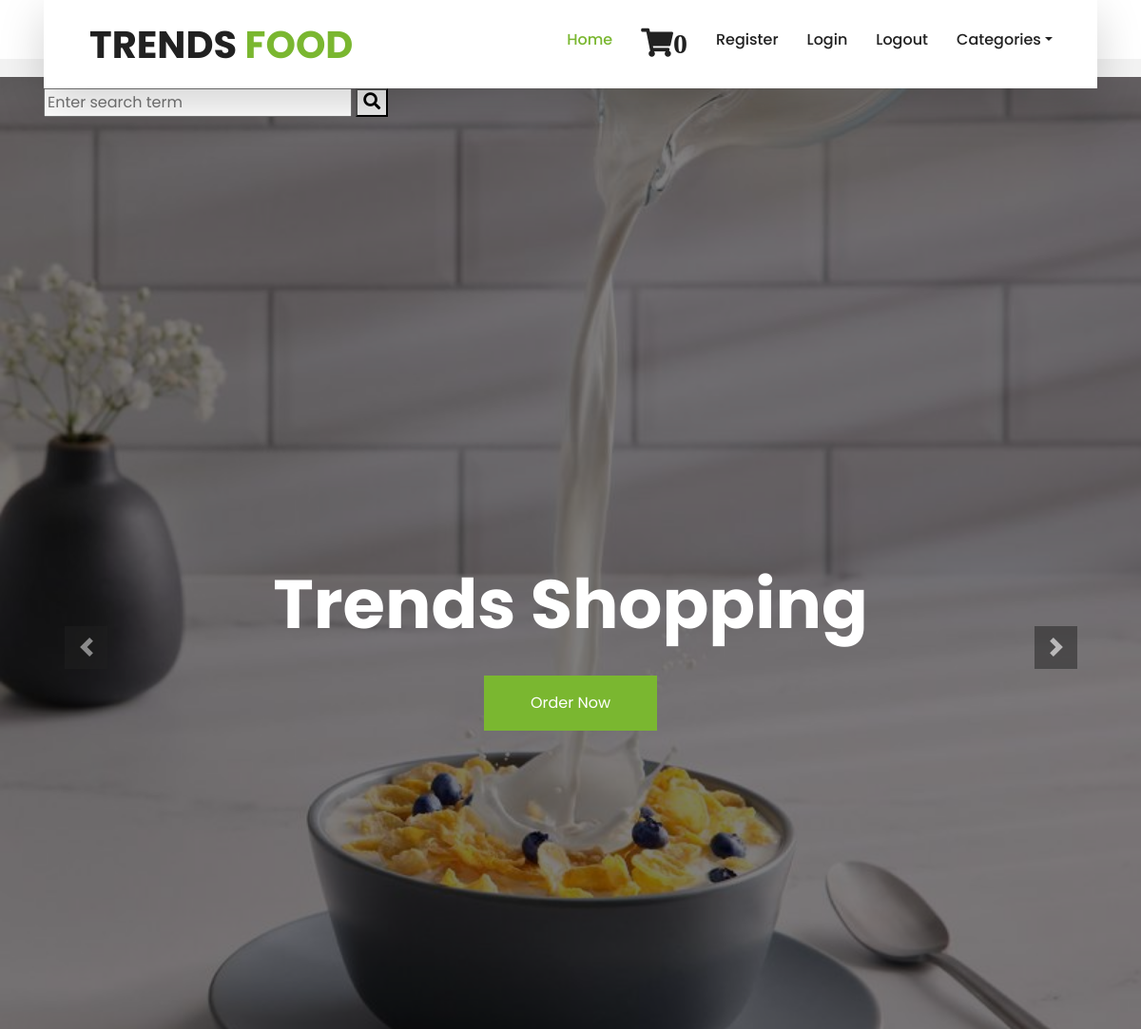
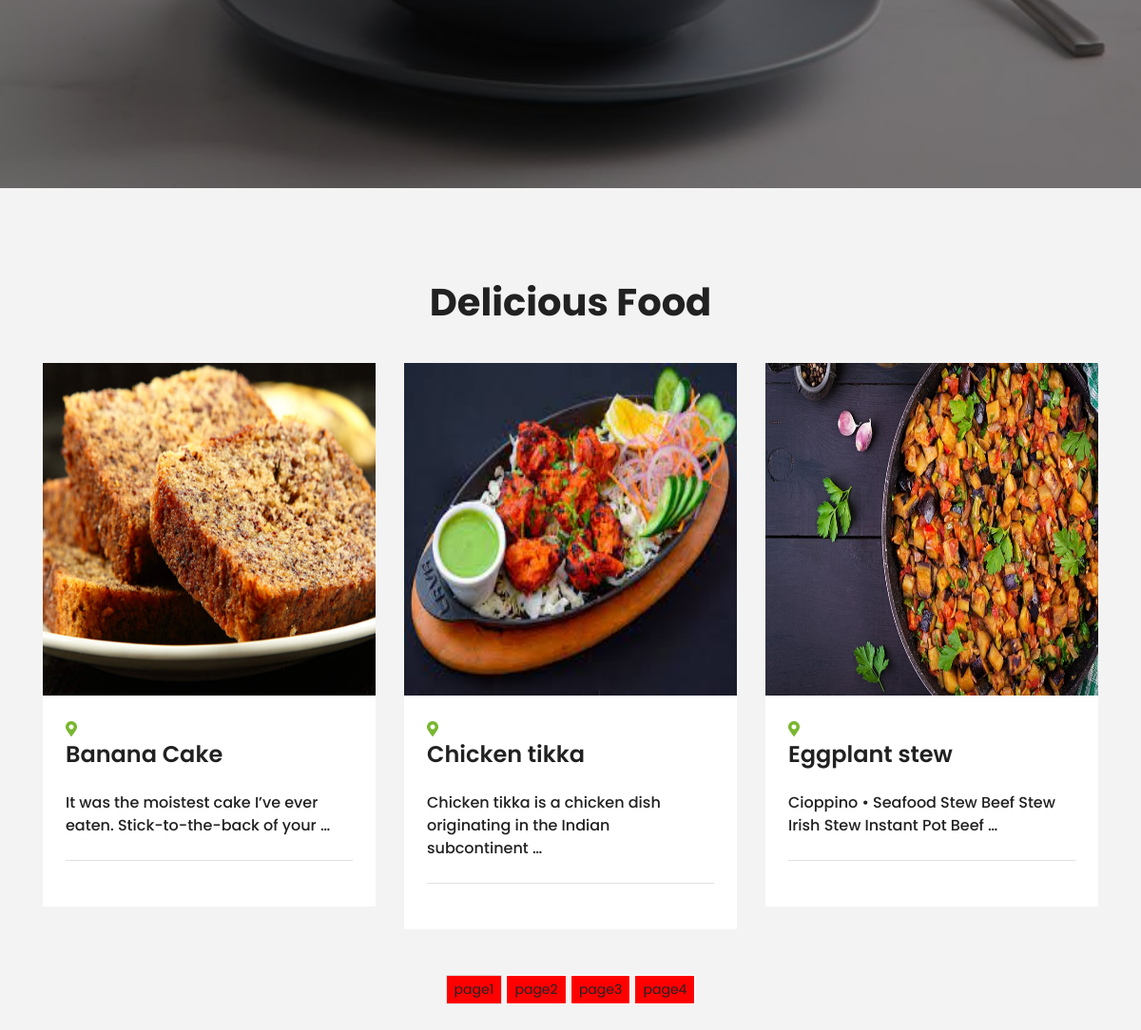
The page / on the database its author committed (2 pictures, top to bottom).
### shop/models.py (models this page shows, shortened)
class products(models.Model):
    name = models.CharField(max_length=200, unique=True)
    slug = models.SlugField(max_length=200, unique=True)
    img = models.ImageField(upload_to='product')
    desc = models.TextField()
    stock = models.IntegerField()
    available = models.BooleanField()
    price = models.IntegerField()
    category = models.ForeignKey(catgry, on_delete=models.CASCADE)
    class Meta:
        ordering = ('name',)
    def get_url(self):
        return reverse('prod_detail', args=[self.category.slug, self.slug])

### shop/views.py (the view)
# urls.py: path('', views.home, name='home'),
def home(request, c_slug=None):
    c_page = None
    prod = None
    if c_slug != None:
        c_page = get_object_or_404(catgry, slug=c_slug)
        prod = products.objects.filter(category=c_page, available=True)
    else:
        prod = products.objects.all().filter(available=True)
    ct = catgry.objects.all()
    paginator = Paginator(prod, 3)  # creating a paginator object,I'm telling paginator to paginate prod queryset in pages of 2
    try:
        page = int(request.GET.get('page', '1'))  # getting the desired page number from url
    except:
        page = 1
    try:
        page_obj = paginator.page(page)  # returns the desired page object,i.e combine all data into page object
    except(EmptyPage, InvalidPage):  # if page is empty then return last page
        page_obj = paginator.page(paginator.num_pages)
    return render(request, 'home.html', {'pr': prod, 'ctg': ct, 'po': page_obj})

### cart/context_processor.py (called while the page is built)
def count(request):
    item_count = 0
    if 'admin' in request.path:
        return {}
    else:
        try:
            ct = cartlist.objects.filter(cart_id=c_id(request))
            cti = items.objects.all().filter(cart=ct[:1])
            for c in cti:
                item_count+=c.quntity
        except cartlist.DoesNotExist:
            item_count = 0
        return dict(itc=item_count)

### cart/views.py (called while the page is built)
def c_id(request):
    ct_id = request.session.session_key
    if not ct_id:
        ct_id = request.session.create()
    return ct_id

### shop/models.py (called while the page is built)
    def get_url(self):
        return reverse('prod_cat', args=[self.slug])

### templates/home.html (shortened to what this page needs)
{% extends 'base.html' %}
{% load static %}
{% block content %}
    <div class="container-fluid p-0">
        <div id="header-carousel" class="carousel slide" data-ride="carousel">
            <div class="carousel-inner">
                <div class="carousel-item active">
                    <img class="w-100" src="{% static 'pr/img/foodpic.jpg' %}" alt="Image">
                    <div class="carousel-caption d-flex flex-column align-items-center justify-content-center">
                        <div class="p-3" style="max-width: 900px;">
                            <h1 class="display-3 text-white mb-md-4">Trends Shopping</h1>
                            <a href="" class="btn btn-primary py-md-3 px-md-5 mt-2">Order Now</a>
                        </div>
                    </div>
                </div>
            </div>
            <a class="carousel-control-prev" href="#header-carousel" data-slide="prev">
                <div class="btn btn-dark" style="width: 45px; height: 45px;">
                    <span class="carousel-control-prev-icon mb-n2"></span>
                </div>
            </a>
            <a class="carousel-control-next" href="#header-carousel" data-slide="next">
                <div class="btn btn-dark" style="width: 45px; height: 45px;">
                    <span class="carousel-control-next-icon mb-n2"></span>
                </div>
            </a>
        </div>
    </div>
    <div class="container-fluid py-5">
        <div class="container pt-5 pb-3">
            <div class="text-center mb-3 pb-3">
                <h1>Delicious Food </h1>
            </div>
            <div class="row">
               {% for i in po.object_list %}
                <div class="col-lg-4 col-md-6 mb-4">
                    <div class="package-item bg-white mb-2">
                        <a href={{i.get_url}}> <img class="img-fluid"  src={{i.img.url}} alt=""></a>
                        <div class="p-4">
                            <div class="d-flex justify-content-between mb-3">
                                <a href={{i.get_url}}> <i class="fa fa-map-marker-alt text-primary mr-2"></i><b><h4>{{i.name}}</h4></b></a>
                          </div>
                           <a class="h6 text-decoration-none" href="{{i.get_url}}">{{i.desc|truncatewords:11}}</a>
                            <div class="border-top mt-4 pt-4">
                          </div>
                        </div>
                  </div>
                </div>
                {% endfor %}
            </div>
    </div>
        <center>
                                {% for j in po.paginator.page_range %}
 <a href="?page={{j}}" class="btn btn-light btn-sm {% if po.number == j %} active {% endif %}" style="background-color:red;">page{{j}}</a>
        {% endfor %}
            </center>
        </div>
{% endblock %}

### templates/base.html (shortened to what this page needs)
{% load static %}
<!DOCTYPE html>
<html lang="en">
<head>
    <link href="https://cdnjs.cloudflare.com/ajax/libs/font-awesome/5.10.0/css/all.min.css" rel="stylesheet">
    <link href="{% static 'pr/lib/owlcarousel/assets/owl.carousel.min.css' %}" rel="stylesheet">
    <link href="{% static 'pr/lib/tempusdominus/css/tempusdominus-bootstrap-4.min.css' %}" rel="stylesheet" />
    <link href="{% static 'pr/css/style.css' %}" rel="stylesheet">
</head>
<body>
    <div class="container-fluid position-relative nav-bar p-0">
        <div class="container-lg position-relative p-0 px-lg-3" style="z-index: 9;">
            <nav class="navbar navbar-expand-lg bg-light navbar-light shadow-lg py-3 py-lg-0 pl-3 pl-lg-5">
                <a href="" class="navbar-brand">
                    <h1 class="m-0 text-primary"><span class="text-dark">TRENDS</span> FOOD</h1>
                </a>
                <div class="collapse navbar-collapse justify-content-between px-3" id="navbarCollapse">
                    <div class="navbar-nav ml-auto py-0">
                        <a href="/" class="nav-item nav-link active">Home</a>
                        <a href="{% url 'CartDetails' %}" class="nav-item nav-link">
                            <i class="fa fa-shopping-cart" style="font-size:30px">{{itc}}</i></a>
                        <a href="accounts/register" class="nav-item nav-link">Register</a>
                        <a href="accounts/login" class="nav-item nav-link">Login</a>
                        <a href="package.html" class="nav-item nav-link">Logout</a>
                        <div class="nav-item dropdown">
                            <a href="#" class="nav-link dropdown-toggle" data-toggle="dropdown">Categories</a>
                        </div>
                    </div>
                </div>
            </nav>
            <div class="search">
            <form action="{% url 'search' %}" method="get">
                <input type="text" placeholder="Enter search term" name="q">
                <button>
                    <i class="fa fa-search"
                        style="font-size: 18px;">
                    </i>
                </button>
            </form>
           </div>
        </div>
    </div>
   {% block content %}
{% endblock %}
</body>
</html>

### templates/home.html (style rules this page uses)
.img-fluid { height:350px; width:400px; }

### rows shown on the page
products: img (picture), name "Banana Cake", desc "It was the moistest cake I’ve ever eaten. Stick-to-the-back of your …"
products: img (picture), name "Chicken tikka", desc "Chicken tikka is a chicken dish originating in the Indian subcontinent …"
products: img (picture), name "Eggplant stew", desc "Cioppino • Seafood Stew Beef Stew Irish Stew Instant Pot Beef …"

### other values the page prints
{{ itc }} "0"
{{ j }} "1" "2" "3" "4"
